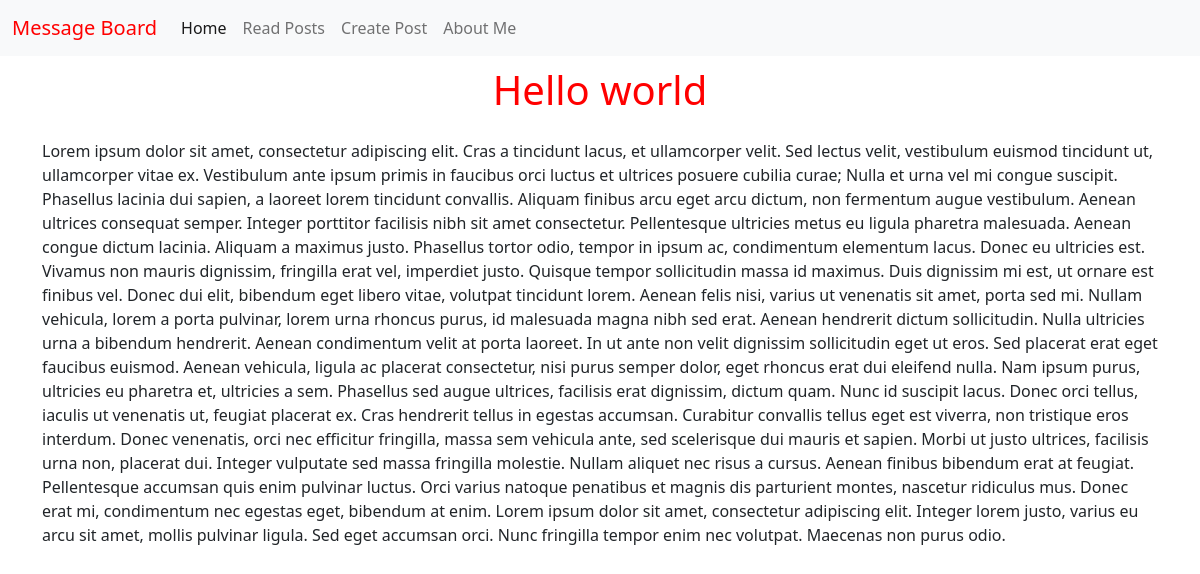
The app's page /posts/1/ with its own data.
### posts/models.py (models this page shows, shortened)
class Post(models.Model):
    title = models.CharField(max_length=256)
    body = models.TextField()

### posts/views.py (the view)
# urls.py: path('<int:pk>/', PostDetailView.as_view(), name='post_detail'),
class PostDetailView(DetailView):
    template_name = 'posts/detail.html'
    model = Post

### templates/posts/detail.html (shortened to what this page needs)
{% extends 'base.html' %}
{% block content %}
    <h1>{{ post.title }}</h1>
    <p>{{ post.body }}</p>
{% endblock content %}

### static/css/base.css (style rules this page uses)
h1 { color: red; text-align: center; margin: 10px; margin-bottom: 25px; }

### records on screen
Post: title "Hello world", body "Lorem ipsum dolor sit amet, consectetur adipiscing elit. Cras a tincidunt lacus, et ullamcorper velit. Sed lectus velit, vestibulum euismod tincidunt ut, ullamcorper vitae ex. Vestibulum ante ipsum primis in faucibus orci luctus et ultrices posuere cubilia curae; Nulla et urna vel mi congue suscipit. Phasellus lacinia dui sapien, a laoreet lorem tincidunt convallis. Aliquam finibus arcu eget arcu dictum, non fermentum augue vestibulum. Aenean ultrices consequat semper. Integer porttitor facilisis nibh sit amet consectetur. Pellentesque ultricies metus eu ligula pharetra malesuada. Aenean congue dictum lacinia. Aliquam a maximus justo. Phasellus tortor odio, tempor in ipsum ac, condimentum…"
